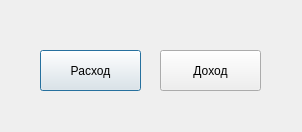
<?xml version="1.0" encoding="UTF-8"?>
<ui version="4.0">
 <class>Dialog</class>
 <widget class="QDialog" name="Dialog">
  <property name="geometry">
   <rect>
    <x>0</x>
    <y>0</y>
    <width>302</width>
    <height>132</height>
   </rect>
  </property>
  <property name="windowTitle">
   <string>Dialog</string>
  </property>
  <widget class="QPushButton" name="expButton">
   <property name="geometry">
    <rect>
     <x>40</x>
     <y>50</y>
     <width>101</width>
     <height>41</height>
    </rect>
   </property>
   <property name="text">
    <string>Расход</string>
   </property>
  </widget>
  <widget class="QPushButton" name="revButton">
   <property name="geometry">
    <rect>
     <x>160</x>
     <y>50</y>
     <width>101</width>
     <height>41</height>
    </rect>
   </property>
   <property name="text">
    <string>Доход</string>
   </property>
  </widget>
 </widget>
 <resources/>
 <connections/>
</ui>
